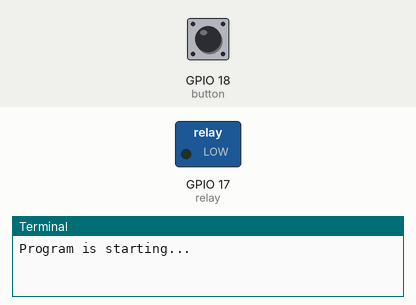
Bench run of a program on a simulated Raspberry Pi (BCM pin numbers). Shown: switched loads named in the program (green lamp = pin HIGH), the last lines printed to the terminal. The inputs (shaded band) are chosen by the test bench; at power-on: GPIO 18 (button) HIGH.

Above: at 1.2 s.
1.3 s: GPIO 18 (button) pulled LOW for 0.15 s
At 2.5 s:
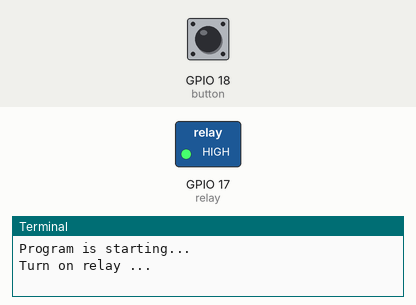
2.9 s: GPIO 18 (button) pulled LOW for 1 s
At 3.9 s:
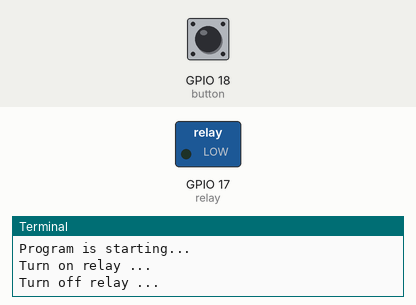
5.4 s: GPIO 18 (button) pulled LOW for 3.2 s
At 5.8 s:
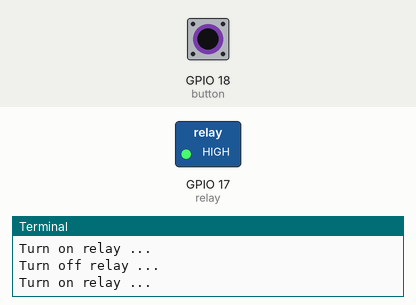
Timing chart, 0 to 8.4 s (numbered marks = the images above; inputs shaded):
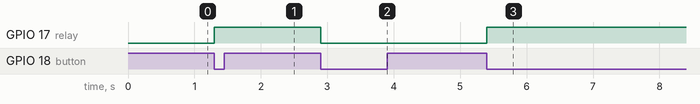

Measured:
- after the input at 1.3 s, GPIO 17 (relay): LOW → HIGH at once
- after the input at 2.9 s, GPIO 17 (relay): HIGH → LOW at once
- after the input at 5.4 s, GPIO 17 (relay): LOW → HIGH at once

The program:

Relay.py
```python
#!/usr/bin/env python3
########################################################################
# Filename    : Relay.py
# Description : Control Relay and Motor via Button
# Author      : www.freenove.com
# modification: 2023/05/15
########################################################################
from gpiozero import DigitalOutputDevice, Button
import time

relayPin = 17     # define the relayPin
buttonPin = 18    # define the buttonPin
relay = DigitalOutputDevice(relayPin)     # define LED pin according to BCM Numbering
button = Button(buttonPin) # define Button pin according to BCM Numbering

def onButtonPressed():  # When button is pressed, this function will be executed
    relay.toggle()
    if relay.value :
        print("Turn on relay ...")
    else :
        print("Turn off relay ... ")

def loop():
    button.when_pressed = onButtonPressed
    while True:
        time.sleep(1)

def destroy():
    relay.close()
    button.close()

if __name__ == '__main__':     # Program entrance
    print ('Program is starting...')
    try:
        loop()
    except KeyboardInterrupt:   # Press ctrl-c to end the program.
        destroy()
        print("Ending program")
```
